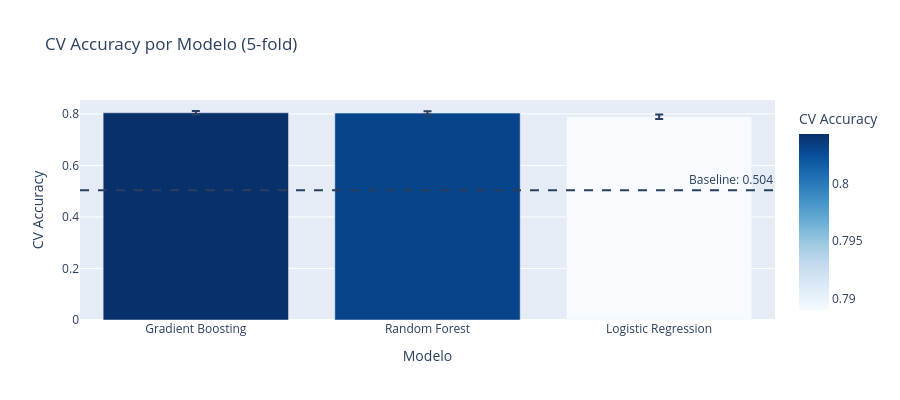

Source (notebook cell):
### Code cell
results_df = pd.DataFrame(results).T.sort_values('cv_acc', ascending=False)

fig = px.bar(
    results_df.reset_index().rename(columns={'index': 'Modelo'}),
    x='Modelo', y='cv_acc', error_y='cv_acc_std',
    title='CV Accuracy por Modelo (5-fold)',
    labels={'cv_acc': 'CV Accuracy'},
    color='cv_acc', color_continuous_scale='Blues',
)
fig.add_hline(y=baseline_cv.mean(), line_dash='dash',
              annotation_text=f'Baseline: {baseline_cv.mean():.3f}')
fig.update_layout(height=400, showlegend=False)
fig.show()

### Figure 1 — Plotly figure (JSON) as saved in the notebook; plotly's stock layout.template omitted (floating-point values rounded to 4 significant figures)
{"data": [{"alignmentgroup": "True", "error_y": {"array": [0.007032, 0.006762, 0.008493]}, "hovertemplate": "Modelo=%{x}<br>CV Accuracy=%{marker.color}<extra></extra>", "legendgroup": "", "marker": {"color": [0.8043, 0.8031, 0.789], "coloraxis": "coloraxis", "pattern": {"shape": ""}}, "name": "", "offsetgroup": "", "orientation": "v", "showlegend": false, "textposition": "auto", "type": "bar", "x": ["Gradient Boosting", "Random Forest", "Logistic Regression"], "xaxis": "x", "y": [0.8043, 0.8031, 0.789], "yaxis": "y"}], "layout": {"annotations": [{"showarrow": false, "text": "Baseline: 0.504", "x": 1, "xanchor": "right", "xref": "x domain", "y": 0.5036, "yanchor": "bottom", "yref": "y"}], "barmode": "relative", "coloraxis": {"colorbar": {"title": {"text": "CV Accuracy"}}, "colorscale": [[0, "rgb(247,251,255)"], [0.125, "rgb(222,235,247)"], [0.25, "rgb(198,219,239)"], [0.375, "rgb(158,202,225)"], [0.5, "rgb(107,174,214)"], [0.625, "rgb(66,146,198)"], [0.75, "rgb(33,113,181)"], [0.875, "rgb(8,81,156)"], [1, "rgb(8,48,107)"]]}, "height": 400, "legend": {"tracegroupgap": 0}, "shapes": [{"line": {"dash": "dash"}, "type": "line", "x0": 0, "x1": 1, "xref": "x domain", "y0": 0.5036, "y1": 0.5036, "yref": "y"}], "showlegend": false, "title": {"text": "CV Accuracy por Modelo (5-fold)"}, "xaxis": {"anchor": "y", "domain": [0, 1], "title": {"text": "Modelo"}}, "yaxis": {"anchor": "x", "domain": [0, 1], "title": {"text": "CV Accuracy"}}}}
